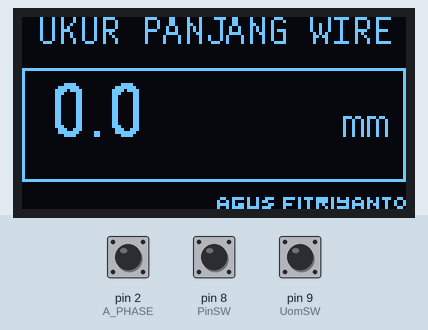
Simulated run of this sketch. Board: Arduino Uno, built with avr-gcc and run on an emulated ATmega328P. Parts: 128×64 one-colour display. Inputs (shaded band) come from the test bench; at power-on: pin 9 (UomSW) HIGH, pin 2 (A_PHASE) HIGH, pin 8 (PinSW) HIGH.

Above: at 1.2 s.
1.3 s: pin 9 (UomSW) pulled LOW for 0.15 s
At 2.1 s:
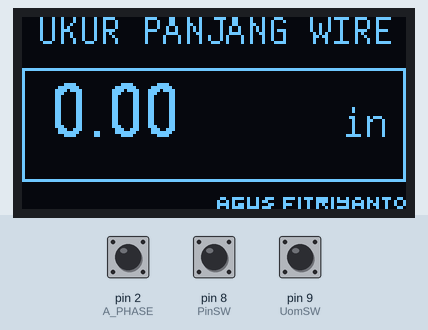
3.0 s: pin 9 (UomSW) pulled LOW for 1 s
At 4.5 s:
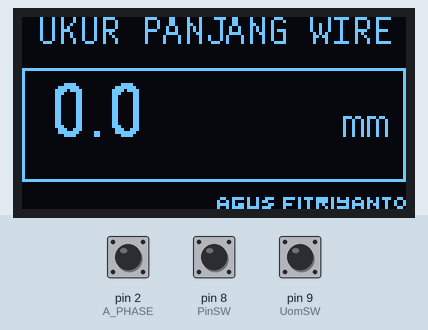
5.5 s: pin 9 (UomSW) pulled LOW for 3.2 s
At 9.4 s:
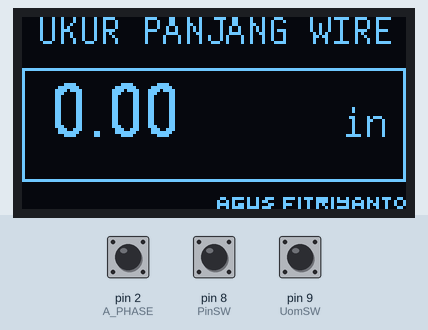
Timing chart, 0 to 10.9 s (numbered marks = the images above; inputs shaded):
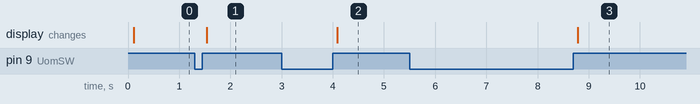

The sketch:

Measurino_length.ino
```cpp
#include <U8g2lib.h>


//#define DEBUG        // Verbose serial output.
#define  A_PHASE 2
#define  B_PHASE 3
long  flag_A = 0;  //Assign a value to the token bit


// OLED definitions
U8G2_SSD1306_128X64_NONAME_F_SW_I2C u8g2(U8G2_R0, /* clock=*/ SCL, /* data=*/ SDA, /* reset=*/ U8X8_PIN_NONE);   // All Boards without Reset of the Display

#define FIRST_ROW_Y 16
#define FIRST_ROW_X 16
#define BOX_H 38

#define hysteresis 5 //hysteresis 5 readings, sensitivity 2mm ((wheelDia*PI)/400)*hysteresis

const int PinSW = 8;     // Used for the push button switch
const int UomSW = 9;     //Unit of measure conversion switch
bool bImp = 0;
const float wheelDia = 51.0;  //wheel diameter in mm
const float singleTick = (wheelDia*PI)/400; //one tick lenght in mm
unsigned long keytime = 0;
short count = 0;

void setup()
{

  pinMode(A_PHASE, INPUT_PULLUP);
  pinMode(B_PHASE, INPUT_PULLUP);
  u8g2.begin();
   #ifdef DEBUG
    Serial.begin(9600);
    Serial.println(F("Measurino is ready."));
   #endif
  pinMode(PinSW, INPUT_PULLUP);
  pinMode(UomSW, INPUT_PULLUP);
  attachInterrupt(digitalPinToInterrupt( A_PHASE), interrupt, RISING); //Interrupt trigger mode: RISING
  } // setup()


void interrupt()// Interrupt function
{
  char i;
  i = digitalRead( B_PHASE);
  if (i == 1)
    count +=1;
  else
    count -=1;

  if (abs(count) >= hysteresis)
  {
    flag_A = flag_A+count;
    count = 0;
  }
}


// Read the current position of the encoder and print out when changed.
void loop()
{

 if (millis() - 100 > keytime) //Detect key press once every 100ms
  {
  if (!(digitalRead(PinSW))) {        // check if pushbutton is pressed
            flag_A = 0;            // if YES, then reset counter to ZERO
            while (!digitalRead(PinSW)) {}  // wait til switch is released
            delay(10);                      // debounce
            #ifdef DEBUG
              Serial.println(F("Reset"));        // Using the word RESET instead of COUNT here to find out a buggy encoder
            #endif
      }
      keytime = millis();

  if (!(digitalRead(UomSW))) {        // check if pushbutton is pressed
          bImp = !bImp;
          while (!digitalRead(UomSW)) {};
          delay(10);
      }
  }


    u8g2.firstPage();
    do {
      u8g2.drawFrame(0,FIRST_ROW_Y+1,128,BOX_H);
      if (!bImp)
        displayUnitsDec(flag_A);
      else
        displayUnitsImp(flag_A);
      u8g2.setFont(u8g2_font_t0_14_tf);
      u8g2.setCursor(5,9); u8g2.print(F("UKUR PANJANG WIRE"));
      u8g2.setFont(u8g2_font_u8glib_4_tf);
      u8g2.setCursor(65,64); u8g2.print(F("AGUS FITRIYANTO"));
    } while ( u8g2.nextPage() );

} // loop ()


void displayUnitsDec(long ticks)
{
  u8g2.setCursor(10,40);
  u8g2.setFont(u8g2_font_logisoso18_tf);
  if (abs(ticks) >= 1000000/singleTick) {
    u8g2.print(float((float(ticks)/1000000)*singleTick),3);
    u8g2.setFont(u8g2_font_t0_16_tf);
    u8g2.setCursor(98,40);
    u8g2.print(F(" km"));
    //switch to kilometers
     #ifdef DEBUG
      Serial.print(float((float(ticks)/1000000)*singleTick),3);
      Serial.println(F(" km."));
     #endif
  }
  if (abs(ticks) >= 1000/singleTick) {
    //switch to meters
    u8g2.print(float((float(ticks)/1000)*singleTick),3);
    u8g2.setFont(u8g2_font_t0_16_tf);
    u8g2.setCursor(108,40);
    u8g2.print(F(" m"));
     #ifdef DEBUG
      Serial.print(float((float(ticks)/1000)*singleTick),3);
      Serial.println(F(" m."));
     #endif
  } else {
    u8g2.print(float(ticks*singleTick),1);
    u8g2.setFont(u8g2_font_t0_16_tf);
    u8g2.setCursor(98,40);
    u8g2.print(F(" mm"));
    #ifdef DEBUG
      Serial.print(ticks*singleTick);
      Serial.println(F(" mm."));
    #endif
  }
}

void displayUnitsImp(long ticks)
{
  u8g2.setCursor(10,40);
  u8g2.setFont(u8g2_font_logisoso18_tf);
  if (abs(ticks) >= 1609344/singleTick) {
    u8g2.print(float((float(ticks)/1609344)*singleTick),2);
    u8g2.setFont(u8g2_font_t0_16_tf);
    u8g2.setCursor(98,40);
    u8g2.print(F(" mi"));
    //switch to miles
     #ifdef DEBUG
      Serial.print(float((float(ticks)/1609344)*singleTick),3);
      Serial.println(F(" mi."));
     #endif
  }
  if (abs(ticks) >= 914.4/singleTick) {
    //switch to yards
    u8g2.print(float((float(ticks)/914.4)*singleTick),2);
    u8g2.setFont(u8g2_font_t0_16_tf);
    u8g2.setCursor(98,40);
    u8g2.print(F(" yd"));
     #ifdef DEBUG
      Serial.print(float((float(ticks)/914.4)*singleTick),2);
      Serial.println(F(" yd."));
     #endif
  } else {
    u8g2.print(float(ticks*singleTick/25.4),2);
    u8g2.setFont(u8g2_font_t0_16_tf);
    u8g2.setCursor(98,40);
    u8g2.print(F(" in"));
    #ifdef DEBUG
      Serial.print(ticks*singleTick/25.4);
      Serial.println(F(" in."));
    #endif
  }
}
// The End
```

Measured:
- after the input at 1.3 s, the display: changes after 0.24 s (image 1)
- after the input at 3.0 s, the display: changes after 1.1 s (image 2)
- after the input at 5.5 s, the display: changes after 3.3 s (image 3)
